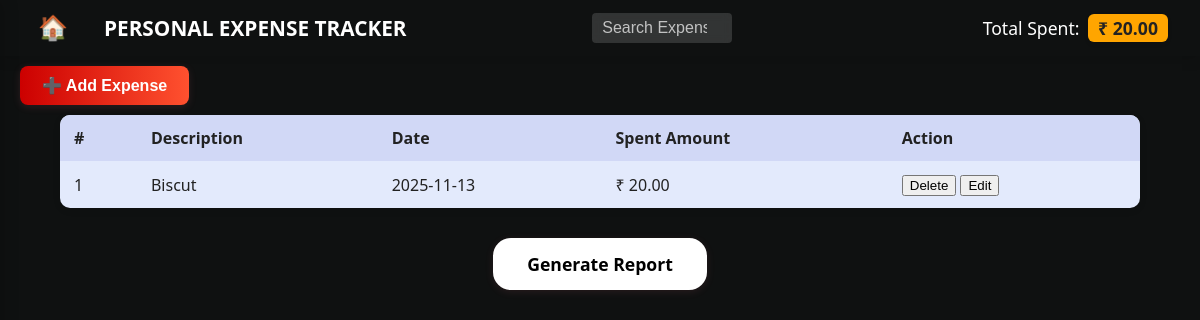
/ (signed in), run on the app's committed database.
### tables this page shows
CREATE TABLE expenses (
    id INTEGER PRIMARY KEY AUTOINCREMENT,
    user_id INTEGER NOT NULL,
    description TEXT NOT NULL,
    date TEXT NOT NULL,
    category TEXT NOT NULL,
    amount REAL NOT NULL,
    FOREIGN KEY(user_id) REFERENCES users(id)
);

### app.py (the view)
@app.route('/')
@login_required
def index():
    user_id = session.get('user_id')
    if not user_id:
        return redirect(url_for('login'))
    q = request.args.get('q', '').strip()
    try:
        conn = get_db_connection()
        if q:
            expenses = conn.execute(
                "SELECT * FROM expenses WHERE user_id = ? AND description LIKE ? ORDER BY date DESC LIMIT 20",
                (user_id, f'%{q}%')
            ).fetchall()
        else:
            expenses = conn.execute(
                'SELECT * FROM expenses WHERE user_id = ? ORDER BY date DESC LIMIT 20',
                (user_id,)
            ).fetchall()
        total_row = conn.execute('SELECT IFNULL(SUM(amount), 0) as total FROM expenses WHERE user_id = ?', (user_id,)).fetchone()
        total = total_row['total'] if total_row is not None else 0
        conn.close()
        return render_template('index.html', expenses=expenses, total=total, query=q)
    except Exception as e:
        print(f"Index error: {str(e)}")
        flash('An error occurred while loading expenses', 'error')
        return render_template('index.html', expenses=[], total=0, query=q)

### app.py (called while the page is built)
def get_db_connection():
    conn = sqlite3.connect(DB)
    conn.row_factory = sqlite3.Row
    return conn

def login_required(f):
    from functools import wraps
    @wraps(f)
    def wrapped(*args, **kwargs):
        if 'user_id' not in session:
            return redirect(url_for('login'))
        return f(*args, **kwargs)
    return wrapped

### templates/index.html (shortened to what this page needs)
{% extends 'base.html' %}
{% block content %}
  <div class="toolbar">
    <button id="addBtn" class="add-btn gradient-btn">➕ Add Expense</button>
  </div>
  <section class="expenses">
    <table class="expense-table styled-table">
      <thead>
        <tr>
          <th>#</th>
          <th>Description</th>
          <th>Date</th>
          <th>Spent Amount</th>
          <th>Action</th>
        </tr>
      </thead>
      <tbody>
      {% if expenses and expenses|length > 0 %}
        {% for e in expenses %}
          <tr data-id="{{ e.id }}" data-desc="{{ e.description }}" data-date="{{ e.date }}" data-amount="{{ e.amount }}" data-category="{{ e.category }}">
            <td>{{ loop.index }}</td>
            <td>{{ e.description }}</td>
            <td>{{ e.date }}</td>
            <td>₹ {{ '%.2f'|format(e.amount) }}</td>
            <td>
              <form method="post" action="/delete/{{ e.id }}" onsubmit="return confirm('Delete this expense?');" style="display:inline">
                <button class="small danger">Delete</button>
              </form>
              <button class="small edit-btn" data-id="{{ e.id }}">Edit</button>
            </td>
          </tr>
        {% endfor %}
      {% else %}
        <tr><td colspan="5" style="text-align:center;">No expenses yet. Add one.</td></tr>
      {% endif %}
      </tbody>
    </table>
  </section>
  <div class="report-btn-row">
    <a href="/export_pdf" class="report-btn">Generate Report</a>
  </div>
{% endblock %}

### static/styles.css (style rules this page uses)
body { min-height: 100vh; margin: 0; font-family: 'Segoe UI', Arial, sans-serif; background: linear-gradient(180deg, #0f1111 0%, #0f1111 40%, #0f1111 80%, #0f1111 100%); color: #fff; }
.gradient-btn { background: linear-gradient(90deg, #c00 0%, #FF512F 100%); color: #fff; border: none; border-radius: 8px; font-size: 1em; font-weight: 600; padding: 10px 22px; box-shadow: 0 2px 8px rgba(255,117,140,0.12); cursor: pointer; margin-bottom: 10px; margin-left: 20px; margin-top: 10px; transition: background 0.2s; }
.styled-table { width: 90%; margin: 0 auto 18px auto; border-collapse: separate; border-spacing: 0; background: #e3eafc; color: #222; border-radius: 10px; box-shadow: 0 2px 8px rgba(0,0,0,0.07); overflow: hidden; }
.styled-table th, .styled-table td { padding: 12px 14px; text-align: left; }
.styled-table th { background: #d1d8f6; font-weight: 600; }
.report-btn-row { display: flex; justify-content: center; margin: 30px 0 0 0; }
.report-btn { display: inline-block; padding: 12px 32px; border: 2px solid #ffffff; border-radius: 18px; color: #000000; font-size: 1.1em; font-weight: 600; background: #fff; text-decoration: none; box-shadow: 0 2px 8px rgba(255,117,140,0.10); position: relative; transition: background 0.2s, color 0.2s; }

### data on the page
expenses: description "Biscut", date "2025-11-13", amount "20.00"

### other printed values
{{ '%.2f'|format(total if total is defined else 0) }} "20.00"
